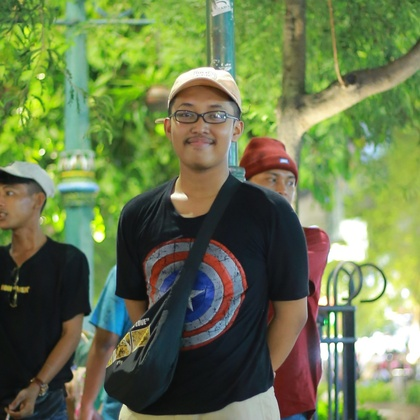
%> input picture Assignment-1/original.jpg, 420 x 420 px, shrunk from 1357 x 1357 before the run
$ octave treshold.m   (GNU Octave 9; MATLAB toolbox functions it lacks are replaced by stand-ins)
%> lines starting %> are read from the running program, lines starting %| are printed output that depends on the picture; in (x1, y1, x2, y2) boxes, pixels count from 0 and x2, y2 are one past the last pixel; in counts of white or black regions, pixels touching at a corner belong together; the program's own positions count from 1
clear; clc; close all;

imgReader=imread("original.jpg");
%> imgReader is the input picture: size 420x420x3 uint8; mean R, G, B 107.5, 122.5, 78.7

greyscaleImg=rgb2gray(imgReader);
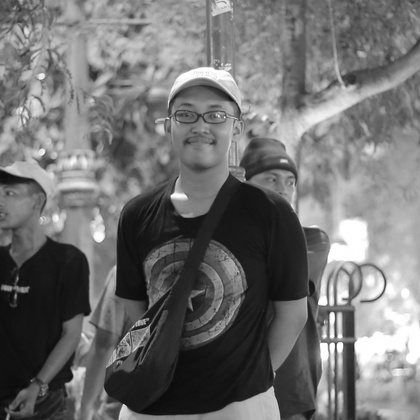
%> greyscaleImg: size 420x420 uint8; min 10, max 255, mean 113

[rows, columns]=size(greyscaleImg);
%> rows = 420; columns = 420

tresholdImageContainer=uint8(zeros(rows, columns));
tresholdConst=80;

for row=1:rows
    for col=1:columns
        pxlValue=greyscaleImg(row, col);
        if pxlValue>tresholdConst
            tresholdImageContainer(row, col)=255;
        else
            tresholdImageContainer(row, col)=0;
        end
    end
end
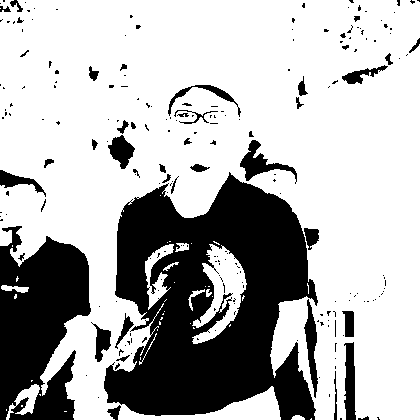
%> tresholdImageContainer: size 420x420 uint8; 70.4% white; 218 black regions (174 under 20 px), largest, box (x1, y1, x2, y2) and area: (104, 172, 318, 420) 33168, (0, 226, 91, 420) 12156, (240, 140, 297, 184) 779

figure("Name", "Image Tresholding Results");
tiledlayout(1,2);

tiled1=nexttile;
imshow(greyscaleImg);
title(tiled1, "Greyscale Image");

tiled2=nexttile;
imshow(tresholdImageContainer);
title(tiled2, "Image Results (Treshold = "+tresholdConst+")");
